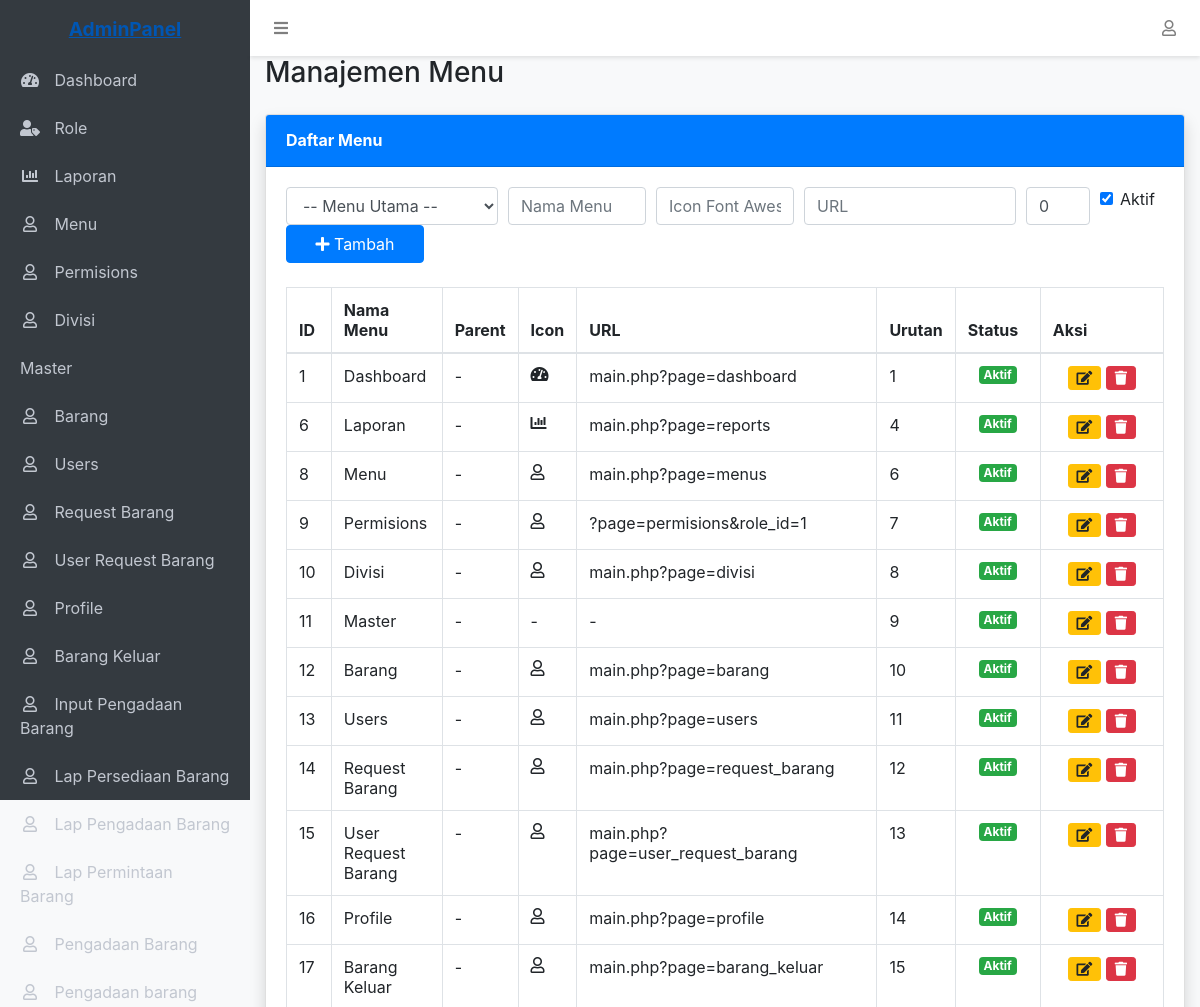
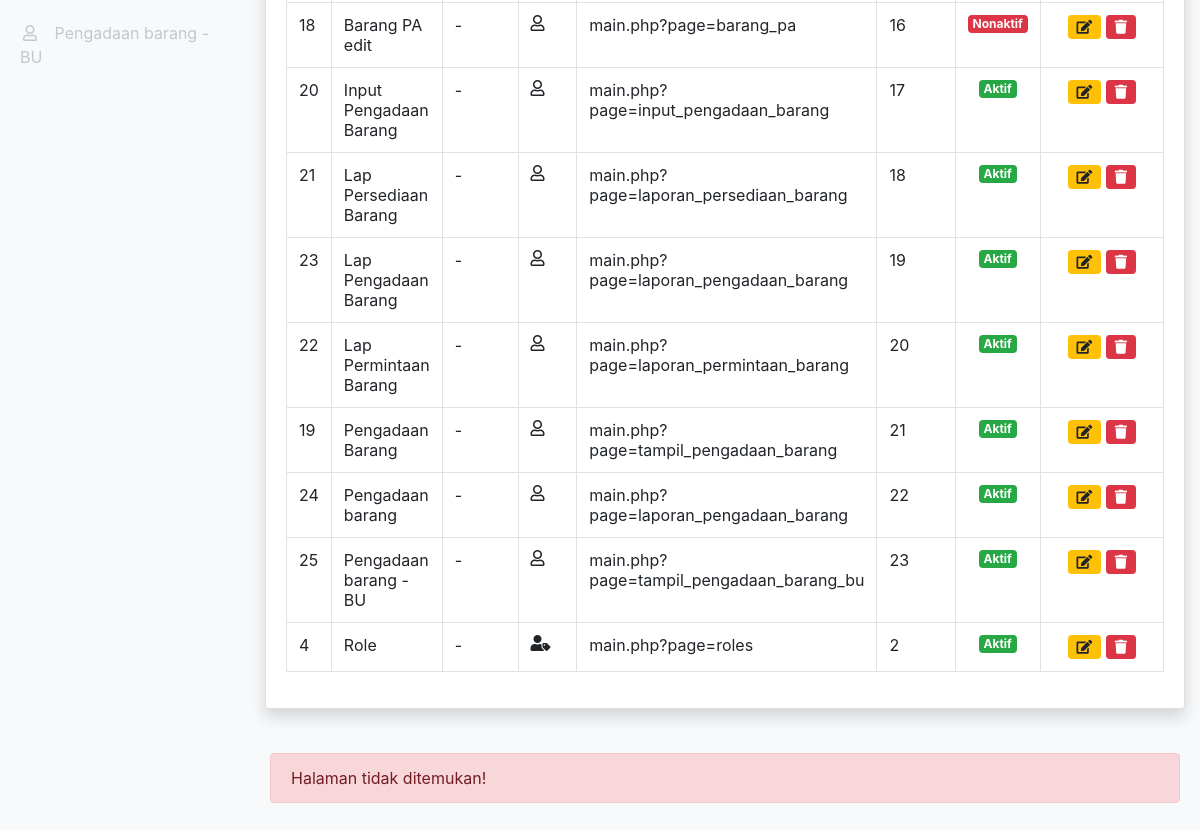
Screenshot of /main.php?page=menus (signed in) with the database file from the repository (2 pictures, top to bottom).
### tables this page shows
CREATE TABLE `menus` (
  `id` int(11) NOT NULL,
  `parent_id` int(11) DEFAULT NULL,
  `name` varchar(50) NOT NULL,
  `icon` varchar(50) DEFAULT NULL,
  `url` varchar(100) DEFAULT NULL,
  `order` int(11) NOT NULL DEFAULT 0,
  `is_active` tinyint(1) NOT NULL DEFAULT 1,
  `created_at` timestamp NOT NULL DEFAULT current_timestamp(),
  `updated_at` timestamp NOT NULL DEFAULT current_timestamp() ON UPDATE current_timestamp()
);

CREATE TABLE `permissions` (
  `id` int(11) NOT NULL,
  `role_id` int(11) NOT NULL,
  `menu_id` int(11) NOT NULL,
  `can_view` tinyint(1) NOT NULL DEFAULT 0,
  `can_create` tinyint(1) NOT NULL DEFAULT 0,
  `can_edit` tinyint(1) NOT NULL DEFAULT 0,
  `can_delete` tinyint(1) NOT NULL DEFAULT 0,
  `created_at` timestamp NOT NULL DEFAULT current_timestamp(),
  `updated_at` timestamp NOT NULL DEFAULT current_timestamp() ON UPDATE current_timestamp()
);

### menus.php (the view, shortened to what this page needs)
<?php
require 'config/database.php';
$all_menus = $conn->query("SELECT * FROM menus ORDER BY `order` ASC");
$query = "SELECT m1.*, m2.name as parent_name
          FROM menus m1
          LEFT JOIN menus m2 ON m1.parent_id = m2.id
          ORDER BY m1.parent_id, m1.`order` ASC";
$menus_result = $conn->query($query);
?>
<div class="container-fluid">
    <div class="d-flex align-items-center justify-content-between mb-4">
        <h1 class="h3 mb-0 text-gray-800">Manajemen Menu</h1>
    </div>
    <div class="card shadow mb-4">
        <div class="card-header py-3 bg-primary text-white">
            <h6 class="m-0 font-weight-bold">Daftar Menu</h6>
        </div>
        <div class="card-body">
            <form method="POST" class="mb-4">
                <?php if (isset($_GET['edit'])):
                    $edit_id = intval($_GET['edit']);
                    $edit_data = $conn->query("SELECT * FROM menus WHERE id = $edit_id")->fetch_assoc();
                ?>
                    <input type="hidden" name="id" value="<?= $edit_data['id'] ?>">
                    <div class="row g-2"></div></div>
                        <div class="col-md-3">
                            <select name="parent_id" class="form-control">
                                <option value="">-- Menu Utama --</option>
                                <?php while ($menu = $all_menus->fetch_assoc()):
                                    if ($menu['id'] == $edit_id) continue;
                                ?>
                                <option value="<?= $menu['id'] ?>" <?= $menu['id'] == $edit_data['parent_id'] ? 'selected' : '' ?>>
                                    <?= htmlspecialchars($menu['name']) ?>
                                </option>
                                <?php endwhile; ?>
                            </select>
                        </div>
                        <div class="col-md-2">
                            <input type="text" name="name" class="form-control" placeholder="Nama Menu"
                                   value="<?= htmlspecialchars($edit_data['name']) ?>" required>
                        </div>
                        <div class="col-md-2">
                            <input type="text" name="icon" class="form-control" placeholder="Icon Font Awesome"
                                   value="<?= htmlspecialchars($edit_data['icon']) ?>">
                        </div>
                        <div class="col-md-3">
                            <input type="text" name="url" class="form-control" placeholder="URL"
                                   value="<?= htmlspecialchars($edit_data['url']) ?>">
                        </div>
                        <div class="col-md-1">
                            <input type="number" name="order" class="form-control" placeholder="Urutan"
                                   value="<?= $edit_data['order'] ?>">
                        </div>
                        <div class="col-md-1">
                            <div class="form-check">
                                <input type="checkbox" name="is_active" class="form-check-input" id="is_active"
                                       <?= $edit_data['is_active'] ? 'checked' : '' ?>>
                                <label class="form-check-label" for="is_active">Aktif</label>
                            </div>
                        </div>
                        <div class="col-md-2">
                            <button type="submit" name="edit_menu" class="btn btn-warning btn-block">
                                <i class="fas fa-save"></i> Update
                            </button>
                            <a href="menus.php" class="btn btn-secondary btn-block mt-1">
                                <i class="fas fa-times"></i> Batal
                            </a>
                        </div>
                    </div>
                <?php else: ?>
                    <div class="form-row">
                        <div class="col-md-3">
                            <select name="parent_id" class="form-control">
                                <option value="">-- Menu Utama --</option>
                            </select>
                        </div>
                        <div class="col-md-2">
                            <input type="text" name="name" class="form-control" placeholder="Nama Menu" required>
                        </div>
                        <div class="col-md-2">
                            <input type="text" name="icon" class="form-control" placeholder="Icon Font Awesome">
                        </div>
                        <div class="col-md-3">
                            <input type="text" name="url" class="form-control" placeholder="URL">
                        </div>
                        <div class="col-md-1">
                            <input type="number" name="order" class="form-control" placeholder="Urutan" value="0">
                        </div>
                        <div class="col-md-1">
                            <div class="form-check">
                                <input type="checkbox" name="is_active" class="form-check-input" id="is_active" checked>
                                <label class="form-check-label" for="is_active">Aktif</label>
                            </div>
                        </div>
                        <div class="col-md-2">
                            <button type="submit" name="tambah_menu" class="btn btn-primary btn-block">
                                <i class="fas fa-plus"></i> Tambah
                            </button>
                        </div>
                    </div>
                <?php endif; ?>
            </form>
            <div class="table-responsive">
                <table class="table table-bordered" width="100%" cellspacing="0">
                    <thead>
                        <tr>
                            <th width="5%">ID</th>
                            <th>Nama Menu</th>
                            <th>Parent</th>
                            <th>Icon</th>
                            <th>URL</th>
                            <th width="5%">Urutan</th>
                            <th width="5%">Status</th>
                            <th width="15%">Aksi</th>
                        </tr>
                    </thead>
                    <tbody>
                        <?php while ($menu = $menus_result->fetch_assoc()): ?>
                        <tr>
                            <td><?= $menu['id'] ?></td>
                            <td><?= htmlspecialchars($menu['name']) ?></td>
                            <td><?= !empty($menu['parent_name']) ? htmlspecialchars($menu['parent_name']) : '-' ?></td>
                            <td><?= !empty($menu['icon']) ? '<i class="'.htmlspecialchars($menu['icon']).'"></i>' : '-' ?></td>
                            <td><?= !empty($menu['url']) ? htmlspecialchars($menu['url']) : '-' ?></td>
                            <td><?= $menu['order'] ?></td>
                            <td class="text-center">
                                <?= $menu['is_active'] ? '<span class="badge badge-success">Aktif</span>' : '<span class="badge badge-danger">Nonaktif</span>' ?>
                            </td>
                            <td class="text-center">
                                <a href="?page=menus_edit&id=<?= $menu['id'] ?>" class="btn btn-sm btn-warning">
                                    <i class="fas fa-edit"></i>
                                </a>
                                <a href="?page=menus_hapus&id=<?= $menu['id'] ?>" class="btn btn-sm btn-danger"
                                   onclick="return confirm('Yakin hapus menu ini?')">
                                    <i class="fas fa-trash"></i>
                                </a>
                            </td>
                        </tr>
                        <?php endwhile; ?>
                    </tbody>
                </table>
            </div>
        </div>
    </div>
</div>

### layout/sidebar.php (shortened to what this page needs)
<aside class="sidebar">
    <div class="sidebar-container">
        <ul class="sidebar-menu">
            <?php
            $menu = buildMenu($_SESSION['user_role_id']);
            foreach ($menu as $item):
                if (empty($item['children'])): ?>
                    <li class="<?php echo $active_menu == basename($item['url'] ?? '', '.php') ? 'active' : ''; ?>">
                        <a href="<?php echo $item['url'] ?? ''; ?>">
                            <?php if (isset($item['icon'])): ?>
                                <i class="<?php echo $item['icon']; ?>"></i>
                            <?php endif; ?>
                            <span><?php echo $item['name'] ?? ''; ?></span>
                        </a>
                    </li>
                <?php else: ?>
                    <?php foreach ($item['children'] as $child): ?>
                        <li class="<?php echo $active_menu == basename($child['url'] ?? '', '.php') ? 'active' : ''; ?>">
                            <a href="<?php echo $child['url'] ?? ''; ?>">
                                <?php if (isset($child['icon'])): ?>
                                    <i class="<?php echo $child['icon']; ?>"></i>
                                <?php endif; ?>
                                <span><?php echo $child['name'] ?? ''; ?></span>
                            </a>
                        </li>
                    <?php endforeach; ?>
                <?php endif; ?>
            <?php endforeach; ?>
        </ul>
    </div>
</aside>

### layout/header.php (style rules this page uses)
:root { --sidebar-width: 250px; --header-height: 56px; }
body { padding-top: var(--header-height); padding-left: var(--sidebar-width); background-color: #f8f9fa; min-height: 100vh; }
.sidebar { position: fixed; top: 0; left: 0; height: 100vh; width: var(--sidebar-width); background-color: #343a40; padding-top: var(--header-height); z-index: 1000; transition: all 0.3s; }
.sidebar-menu { list-style: none; padding: 0; }
.sidebar-menu li a { display: block; padding: 12px 20px; color: #c2c7d0; text-decoration: none; transition: all 0.3s; }
.sidebar-menu li a i { margin-right: 10px; width: 20px; text-align: center; }

### rows the page displays
menus: id "1", name "Dashboard", url "main.php?page=dashboard", order "1", is_active "Aktif"
menus: id "6", name "Laporan", url "main.php?page=reports", order "4", is_active "Aktif"
menus: id "8", name "Menu", url "main.php?page=menus", order "6", is_active "Aktif"
menus: id "9", name "Permisions", url "?page=permisions&role_id=1", order "7", is_active "Aktif"
menus: id "10", name "Divisi", url "main.php?page=divisi", order "8", is_active "Aktif"
menus: id "11", name "Master", order "9", is_active "Aktif"
menus: id "12", name "Barang", url "main.php?page=barang", order "10", is_active "Aktif"
menus: id "13", name "Users", url "main.php?page=users", order "11", is_active "Aktif"
menus: id "14", name "Request Barang", url "main.php?page=request_barang", order "12", is_active "Aktif"
menus: id "15", name "User Request Barang", url "main.php?page=user_request_barang", order "13", is_active "Aktif"
menus: id "16", name "Profile", url "main.php?page=profile", order "14", is_active "Aktif"
menus: id "17", name "Barang Keluar", url "main.php?page=barang_keluar", order "15", is_active "Aktif"
menus: id "18", name "Barang PA edit", url "main.php?page=barang_pa", order "16", is_active "Nonaktif"
menus: id "20", name "Input Pengadaan Barang", url "main.php?page=input_pengadaan_barang", order "17", is_active "Aktif"
menus: id "21", name "Lap Persediaan Barang", url "main.php?page=laporan_persediaan_barang", order "18", is_active "Aktif"
menus: id "23", name "Lap Pengadaan Barang", url "main.php?page=laporan_pengadaan_barang", order "19", is_active "Aktif"
menus: id "22", name "Lap Permintaan Barang", url "main.php?page=laporan_permintaan_barang", order "20", is_active "Aktif"
menus: id "19", name "Pengadaan Barang", url "main.php?page=tampil_pengadaan_barang", order "21", is_active "Aktif"
menus: id "24", name "Pengadaan barang", url "main.php?page=laporan_pengadaan_barang", order "22", is_active "Aktif"
menus: id "25", name "Pengadaan barang - BU", url "main.php?page=tampil_pengadaan_barang_bu", order "23", is_active "Aktif"
menus: id "4", name "Role", url "main.php?page=roles", order "2", is_active "Aktif"
permissions: menu.name "Role"

### other values shown
$item['name'] "Dashboard"
$item['name'] "Laporan"
$item['name'] "Menu"
$item['name'] "Permisions"
$item['name'] "Divisi"
$item['name'] "Master"
$item['name'] "Barang"
$item['name'] "Users"
$item['name'] "Request Barang"
$item['name'] "User Request Barang"
$item['name'] "Profile"
$item['name'] "Barang Keluar"
$item['name'] "Input Pengadaan Barang"
$item['name'] "Lap Persediaan Barang"
$item['name'] "Lap Pengadaan Barang"
